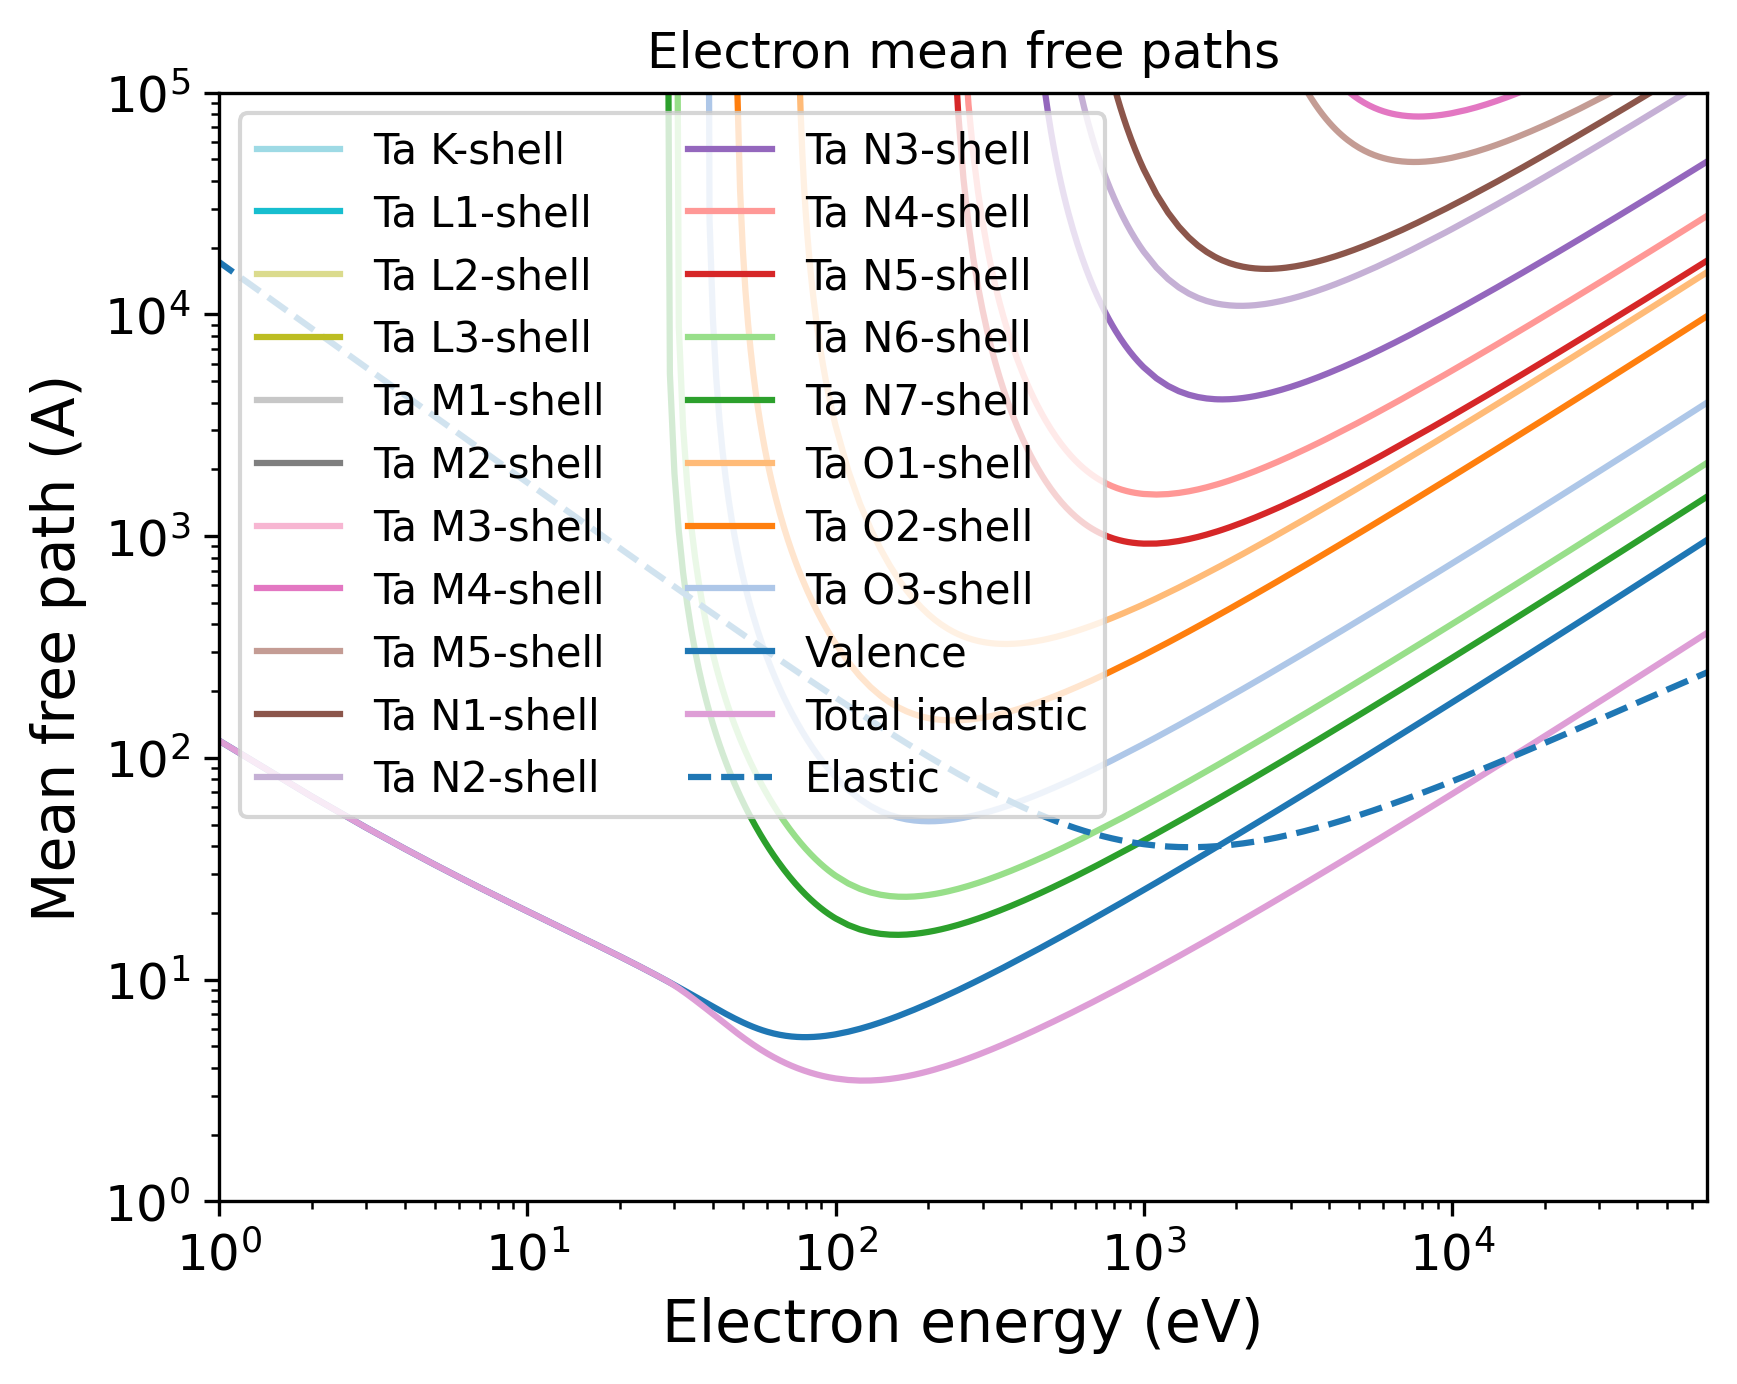

The script that saved this image:
import pandas as pd
import numpy as np
import matplotlib.pyplot as plt
import matplotlib.cm as cm
# Set the format:
plt.xlabel("Electron energy (eV)", fontsize=14)
plt.ylabel("Mean free path (A)", fontsize=14)
plt.xticks(fontsize=12)
plt.yticks(fontsize=12)
plt.grid(False)
# Set the axes:
# Read the output file:
df = pd.read_csv(r"OUTPUT_Ta_Electron_IMFP.dat", sep=r'\s+', header=None, comment="#", skipinitialspace=True)
plt.xscale("log")
plt.yscale("log")
# Prepare the plot:
columns_to_plot = [ 1, 2, 3, 4, 5, 6, 7, 8, 9, 10, 11, 12, 13, 14, 15, 16, 17, 18, 19, 20, 21]
labels = [ "Ta K-shell", "Ta L1-shell", "Ta L2-shell", "Ta L3-shell", "Ta M1-shell", "Ta M2-shell", "Ta M3-shell", "Ta M4-shell", "Ta M5-shell", "Ta N1-shell", "Ta N2-shell", "Ta N3-shell", "Ta N4-shell", "Ta N5-shell", "Ta N6-shell", "Ta N7-shell", "Ta O1-shell", "Ta O2-shell", "Ta O3-shell", "Valence", "Total inelastic"]
# Create N distinct colors from a colormap
N = len(columns_to_plot)
colors = np.vstack([plt.cm.tab20(np.linspace(1, 0, 20)), plt.cm.tab20b(np.linspace(1, 0, 20))])
# Set line styles:
linestyles = [ "-", "-", "-", "-", "-", "-", "-", "-", "-", "-", "-", "-", "-", "-", "-", "-", "-", "-", "-", "-", "-"]
for i, col in enumerate(columns_to_plot):
    color = colors[i % len(colors)]
    ls    = linestyles[i % len(linestyles)]
    label = labels[i % len(labels)]
    plt.plot(df.iloc[:, 0], df.iloc[:, col],
    color=color,
    label=label,
    linestyle=ls)
# Add a curve from the second file
df2 = pd.read_csv(r"OUTPUT_Ta_Electron_EMFP.dat", sep=r'\s+', header=None, comment="#", skipinitialspace=True)
columns_to_plot2 = [ 2]
labels2 = [ "Elastic"]
# Create second part of the plot:
for col, label in zip(columns_to_plot2, labels2):
    plt.plot(df2.iloc[:, 0], df2.iloc[:, col], label=label, linestyle="--")
plt.xlim(1.00000000,67419.00100000)
plt.ylim(1.00000000,100000.00000000)
plt.title("Electron mean free paths")
plt.legend(loc="best", fontsize=10, ncol=2)
# Save the plot in this format:
plt.savefig("OUTPUT_MFP_electron.png", dpi=300, bbox_inches="tight")
